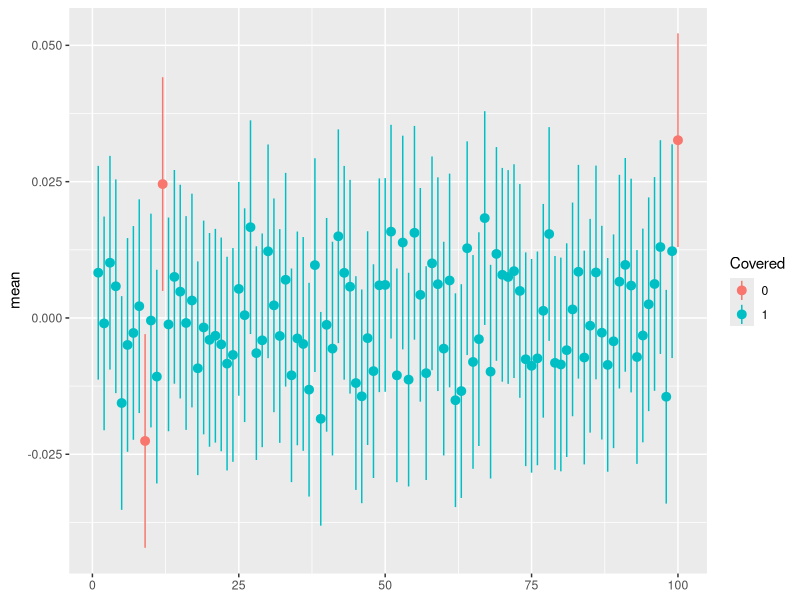

Reproduce this figure in R.
## ---- chunk 1
set.seed(0704)
## ---- chunk 2
library(tidyverse)
library(kableExtra)
## ---- chunk 3
samples <- plyr::rlply(100, rnorm(10000, 0, 1))
## ---- chunk 4
CalculateSampStats <- function(samples){
  
  n <- length(samples)
  mean <- mean(samples)
  bias <- abs(0-mean) 
  df <- n - 1
  se <- 1/ sqrt(n)
  z <- qnorm(1-0.05/2)
  lowerBound <- mean - z*se
  upperBound <- mean + z*se
    
  output <- c(mean = mean,
              bias = bias, 
              se = se, 
              lower = lowerBound, 
              upper = upperBound)
  return(output)
  
}

# for calling vapply
format <- c("mean" = 0, "bias" = 0, "se" = 0, "lower" = 0, "upper" = 0)

## ---- chunk 5
sampStats <- 
  samples %>% 
    vapply(., CalculateSampStats, format ) %>% 
    t %>% 
    as_tibble %>% 
    mutate(covers = ifelse(lower < 0 & upper > 0, 1, 0))
## ---- chunk 6
mean(sampStats$covers)
## ---- chunk 7
# specify limits for geom_pointrage
lims <- aes(ymax = upper, ymin = lower, col = as.factor(covers))

sampStats %>% 
  ggplot(aes(y = mean, x = 1:100))+
  geom_pointrange(lims)+
  labs(x = NULL,
       col = "Covered", 
       main = "")
## ---- chunk 8
sampStats %>% 
  filter(covers == 0) %>% 
  kable() %>% 
  kable_styling(full_width = T)
